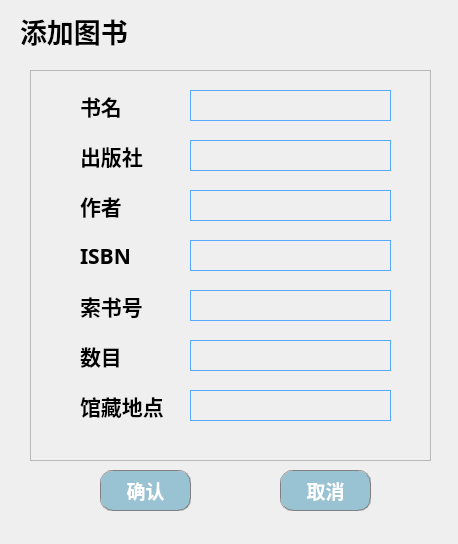
<?xml version="1.0" encoding="UTF-8"?>
<ui version="4.0">
 <class>bm_AddBook</class>
 <widget class="QWidget" name="bm_AddBook">
  <property name="geometry">
   <rect>
    <x>0</x>
    <y>0</y>
    <width>458</width>
    <height>544</height>
   </rect>
  </property>
  <property name="windowTitle">
   <string>Form</string>
  </property>
  <widget class="QLabel" name="label">
   <property name="geometry">
    <rect>
     <x>20</x>
     <y>10</y>
     <width>181</width>
     <height>41</height>
    </rect>
   </property>
   <property name="font">
    <font>
     <family>微软雅黑</family>
     <pointsize>20</pointsize>
     <weight>75</weight>
     <bold>true</bold>
    </font>
   </property>
   <property name="text">
    <string>添加图书</string>
   </property>
  </widget>
  <widget class="QPushButton" name="but_ok">
   <property name="geometry">
    <rect>
     <x>100</x>
     <y>470</y>
     <width>91</width>
     <height>41</height>
    </rect>
   </property>
   <property name="font">
    <font>
     <family>微软雅黑</family>
     <pointsize>14</pointsize>
     <weight>75</weight>
     <bold>true</bold>
    </font>
   </property>
   <property name="styleSheet">
    <string notr="true">QPushButton{
border:1px groove gray;
border-radius:12px;
padding:2px 4px;
color: rgb(255, 255, 255);
background-color: rgba(153,195,211,255);
}
 
QPushButton:hover{
border:1px groove gray;
border-radius:12px;
padding:2px 4px;
color:  rgba(153,195,211,160);
background-color: rgba(153,195,211,180);
}
QPushButto:pressed{
border:1px groove gray;
border-radius:12px;
padding:2px 4px;
color: rgb(255, 255, 255);
background-color: rgba(153,195,211,100);
padding-left:6px;
padding-top:6px;
}</string>
   </property>
   <property name="text">
    <string>确认</string>
   </property>
  </widget>
  <widget class="QPushButton" name="but_no">
   <property name="geometry">
    <rect>
     <x>280</x>
     <y>470</y>
     <width>91</width>
     <height>41</height>
    </rect>
   </property>
   <property name="font">
    <font>
     <family>微软雅黑</family>
     <pointsize>14</pointsize>
     <weight>75</weight>
     <bold>true</bold>
    </font>
   </property>
   <property name="styleSheet">
    <string notr="true">QPushButton{
border:1px groove gray;
border-radius:12px;
padding:2px 4px;
color: rgb(255, 255, 255);
background-color: rgba(153,195,211,255);
}
 
QPushButton:hover{
border:1px groove gray;
border-radius:12px;
padding:2px 4px;
color:  rgba(153,195,211,160);
background-color: rgba(153,195,211,180);
}
QPushButto:pressed{
border:1px groove gray;
border-radius:12px;
padding:2px 4px;
color: rgb(255, 255, 255);
background-color: rgba(153,195,211,100);
padding-left:6px;
padding-top:6px;
}</string>
   </property>
   <property name="text">
    <string>取消</string>
   </property>
  </widget>
  <widget class="QFrame" name="frame_5">
   <property name="geometry">
    <rect>
     <x>30</x>
     <y>70</y>
     <width>401</width>
     <height>391</height>
    </rect>
   </property>
   <property name="frameShape">
    <enum>QFrame::StyledPanel</enum>
   </property>
   <property name="frameShadow">
    <enum>QFrame::Raised</enum>
   </property>
   <widget class="QLineEdit" name="etname">
    <property name="geometry">
     <rect>
      <x>160</x>
      <y>20</y>
      <width>201</width>
      <height>31</height>
     </rect>
    </property>
    <property name="styleSheet">
     <string notr="true">border:1px solid #cccccc;
color:#808080;
border-color: rgb(85, 170, 255);
font-size:18px;
font-family:&quot;微软雅黑&quot;;
text-align:left;
background-color: rgb(255, 255, 255,0);</string>
    </property>
    <property name="text">
     <string/>
    </property>
   </widget>
   <widget class="QLineEdit" name="etISBN">
    <property name="geometry">
     <rect>
      <x>160</x>
      <y>170</y>
      <width>201</width>
      <height>31</height>
     </rect>
    </property>
    <property name="styleSheet">
     <string notr="true">border:1px solid #cccccc;
color:#808080;
border-color: rgb(85, 170, 255);
font-size:18px;
font-family:&quot;微软雅黑&quot;;
text-align:left;
background-color: rgb(255, 255, 255,0);</string>
    </property>
   </widget>
   <widget class="QLineEdit" name="etauthor">
    <property name="geometry">
     <rect>
      <x>160</x>
      <y>120</y>
      <width>201</width>
      <height>31</height>
     </rect>
    </property>
    <property name="styleSheet">
     <string notr="true">border:1px solid #cccccc;
color:#808080;
border-color: rgb(85, 170, 255);
font-size:18px;
font-family:&quot;微软雅黑&quot;;
text-align:left;
background-color: rgb(255, 255, 255,0);</string>
    </property>
   </widget>
   <widget class="QLineEdit" name="etpublish">
    <property name="geometry">
     <rect>
      <x>160</x>
      <y>70</y>
      <width>201</width>
      <height>31</height>
     </rect>
    </property>
    <property name="styleSheet">
     <string notr="true">border:1px solid #cccccc;
color:#808080;
border-color: rgb(85, 170, 255);
font-size:18px;
font-family:&quot;微软雅黑&quot;;
text-align:left;
background-color: rgb(255, 255, 255,0);</string>
    </property>
   </widget>
   <widget class="QLineEdit" name="etnum">
    <property name="geometry">
     <rect>
      <x>160</x>
      <y>270</y>
      <width>201</width>
      <height>31</height>
     </rect>
    </property>
    <property name="styleSheet">
     <string notr="true">border:1px solid #cccccc;
color:#808080;
border-color: rgb(85, 170, 255);
font-size:18px;
font-family:&quot;微软雅黑&quot;;
text-align:left;
background-color: rgb(255, 255, 255,0);</string>
    </property>
   </widget>
   <widget class="QLineEdit" name="etloc">
    <property name="geometry">
     <rect>
      <x>160</x>
      <y>320</y>
      <width>201</width>
      <height>31</height>
     </rect>
    </property>
    <property name="styleSheet">
     <string notr="true">border:1px solid #cccccc;
color:#808080;
border-color: rgb(85, 170, 255);
font-size:18px;
font-family:&quot;微软雅黑&quot;;
text-align:left;
background-color: rgb(255, 255, 255,0);</string>
    </property>
    <property name="text">
     <string/>
    </property>
   </widget>
   <widget class="QLineEdit" name="etfindmark">
    <property name="geometry">
     <rect>
      <x>160</x>
      <y>220</y>
      <width>201</width>
      <height>31</height>
     </rect>
    </property>
    <property name="styleSheet">
     <string notr="true">border:1px solid #cccccc;
color:#808080;
border-color: rgb(85, 170, 255);
font-size:18px;
font-family:&quot;微软雅黑&quot;;
text-align:left;
background-color: rgb(255, 255, 255,0);</string>
    </property>
   </widget>
   <widget class="QLabel" name="label_2">
    <property name="geometry">
     <rect>
      <x>50</x>
      <y>20</y>
      <width>91</width>
      <height>31</height>
     </rect>
    </property>
    <property name="font">
     <font>
      <family>Adobe Devanagari</family>
      <pointsize>16</pointsize>
      <weight>75</weight>
      <bold>true</bold>
     </font>
    </property>
    <property name="text">
     <string>书名</string>
    </property>
   </widget>
   <widget class="QLabel" name="label_3">
    <property name="geometry">
     <rect>
      <x>50</x>
      <y>70</y>
      <width>91</width>
      <height>31</height>
     </rect>
    </property>
    <property name="font">
     <font>
      <family>Adobe Devanagari</family>
      <pointsize>16</pointsize>
      <weight>75</weight>
      <bold>true</bold>
     </font>
    </property>
    <property name="text">
     <string>出版社</string>
    </property>
   </widget>
   <widget class="QLabel" name="label_4">
    <property name="geometry">
     <rect>
      <x>50</x>
      <y>120</y>
      <width>91</width>
      <height>31</height>
     </rect>
    </property>
    <property name="font">
     <font>
      <family>Adobe Devanagari</family>
      <pointsize>16</pointsize>
      <weight>75</weight>
      <bold>true</bold>
     </font>
    </property>
    <property name="text">
     <string>作者</string>
    </property>
   </widget>
   <widget class="QLabel" name="label_5">
    <property name="geometry">
     <rect>
      <x>50</x>
      <y>170</y>
      <width>91</width>
      <height>31</height>
     </rect>
    </property>
    <property name="font">
     <font>
      <family>Adobe Devanagari</family>
      <pointsize>16</pointsize>
      <weight>75</weight>
      <bold>true</bold>
     </font>
    </property>
    <property name="text">
     <string>ISBN</string>
    </property>
   </widget>
   <widget class="QLabel" name="label_6">
    <property name="geometry">
     <rect>
      <x>50</x>
      <y>220</y>
      <width>91</width>
      <height>31</height>
     </rect>
    </property>
    <property name="font">
     <font>
      <family>Adobe Devanagari</family>
      <pointsize>16</pointsize>
      <weight>75</weight>
      <bold>true</bold>
     </font>
    </property>
    <property name="text">
     <string>索书号</string>
    </property>
   </widget>
   <widget class="QLabel" name="label_7">
    <property name="geometry">
     <rect>
      <x>50</x>
      <y>270</y>
      <width>91</width>
      <height>31</height>
     </rect>
    </property>
    <property name="font">
     <font>
      <family>Adobe Devanagari</family>
      <pointsize>16</pointsize>
      <weight>75</weight>
      <bold>true</bold>
     </font>
    </property>
    <property name="text">
     <string>数目</string>
    </property>
   </widget>
   <widget class="QLabel" name="label_8">
    <property name="geometry">
     <rect>
      <x>50</x>
      <y>320</y>
      <width>91</width>
      <height>31</height>
     </rect>
    </property>
    <property name="font">
     <font>
      <family>Adobe Devanagari</family>
      <pointsize>16</pointsize>
      <weight>75</weight>
      <bold>true</bold>
     </font>
    </property>
    <property name="text">
     <string>馆藏地点</string>
    </property>
   </widget>
   <zorder>etloc</zorder>
   <zorder>etpublish</zorder>
   <zorder>etname</zorder>
   <zorder>etfindmark</zorder>
   <zorder>etISBN</zorder>
   <zorder>etauthor</zorder>
   <zorder>etnum</zorder>
   <zorder>label_2</zorder>
   <zorder>label_3</zorder>
   <zorder>label_4</zorder>
   <zorder>label_5</zorder>
   <zorder>label_6</zorder>
   <zorder>label_7</zorder>
   <zorder>label_8</zorder>
  </widget>
 </widget>
 <resources/>
 <connections/>
</ui>
